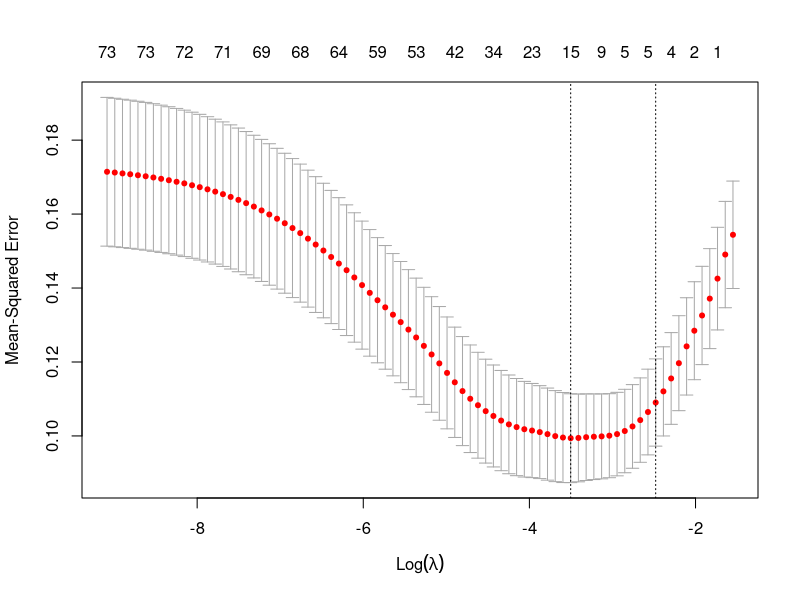

Write the R code that produced this figure.

# loadings
library(skimr)
library(dplyr)
library(RColorBrewer)
library(glmnet)
library(gplots)
library(ggplot2)
library(leaps)
library(MASS)

# Load data
setwd("F:/SMU/DS6372/Project 2/STATS_6372_Project2/EDA")
medData <- read.csv(file="data_cut.csv", header=TRUE, sep=',', na.strings=c("", "NA"))

minus_cols<-c(1,7:17,22:24,29:34,36:38,41,43,45,47,48,49,51,53,55,57,59,61,63,64,65,66,68,70,72,74,76,78,80:82,84,85,87,88,90:92,95,99,100,104,105,114,122,123,125,126,136:140,143:151,157:161)
medData[,-minus_cols]->medData

# replace all NA values with 0; should we get rid of NAs instead?
medData <- na.omit(medData)

# recode cognitive variable
######
#levels of lgr_eda2$cdx_cog
######
#0=normal*****
#1=Subjective Memory Complaint(SMC)****
#2=MCI****
#3=Dementia****
#4=Other Cognition
#5=Abnormal Cognition****
#7=Dont Know
#8=Refuse to answer
#9=Not Appicable
reduced <- medData %>% mutate(cdx_cog=recode(cdx_cog, 
                         `0`=0,
                         `1`=1,
                         `2`=1,
                         `3`=1,
                         `4`=1,
                         `5`=0))

# recode hispanic variable
reduced <- reduced %>% mutate(ID_Hispanic=recode(ID_Hispanic, 
                                               `1`=0,
                                               `2`=1,
                                               `3`=1,
                                               `4`=1,
                                               `5`=1))

# test / train data set split 50/50
train <- reduced[1:200,]
test <- reduced[201:452,]

# full fit (MLR) before converting response to factor - R2 0.3932
train$cdx_cog<-as.numeric(train$cdx_cog) 
full.model <- lm(cdx_cog ~., data = train)
summary(full.model)

# stepwise selection - LM
step(lm(cdx_cog ~., data = train),direction="both")

# stepwise recommended model - R2 = 0.5666
model.stepwise <- lm(formula = cdx_cog ~ Age + ID_Race_White + ID_Residence + ID_Education + 
                       ID_Retire + OM_BMI + IMH_HighBP + IMH_HeartDisease + IMH_ThyroidDisease + 
                       TrailsA_sscore + LM2_AB_sscore + mmse_t_w + bw_hemoglobin + 
                       bw_ABlymph + bw_ABmono, data = train)
summary(model.stepwise)

# LASSO call
x=model.matrix(cdx_cog~.,train)[,-1]
y=(train$cdx_cog)
xtest<-model.matrix(cdx_cog~.,test)[,-1]
ytest<-test$cdx_cog

# Plot LASSO model
grid=10^seq(10,-2, length =608)
lasso.mod=glmnet(x,y,alpha=1, lambda =grid)
par(mfrow=c(1,1))
cv.out=cv.glmnet(x,y,alpha=1) #alpha=1 performs LASSO
plot(cv.out)
bestlambda<-cv.out$lambda.min  #Optimal penalty parameter.  You can make this call visually.
lasso.pred=predict (lasso.mod ,s=bestlambda ,newx=xtest)

# identify they variables selected by LASSO
coef(lasso.mod,s=bestlambda)

# convert dependent variable to factor
train[, 'cdx_cog'] <- as.factor(train[, 'cdx_cog'])
test[, 'cdx_cog'] <- as.factor(test[, 'cdx_cog'])

# manually built model using practical knowledge and LASSO and Stepwise - AIC 101.39
model.manual <- glm(cdx_cog ~ Age + ID_Gender + ID_USlive + OM_BMI + IMH_Stroke + TrailsA_sscore + LM1_AB_sscore + LM2_AB_sscore 
                + mmse_t_w + bw_hemoglobin + + IMH_ThyroidDisease + bw_ABneutro + bw_ABmono + bw_ABlymph + IMH_HighBP + ID_Education 
                + ID_Race_White 
               ,family=binomial(link='logit'),data=train)
summary(model.manual)

# Using the summary coefficients we can generate CI for each one in the table and get odds ratios - manual model
exp(cbind("Odds ratio" = coef(model.manual), confint.default(model.manual, level = 0.95)))
